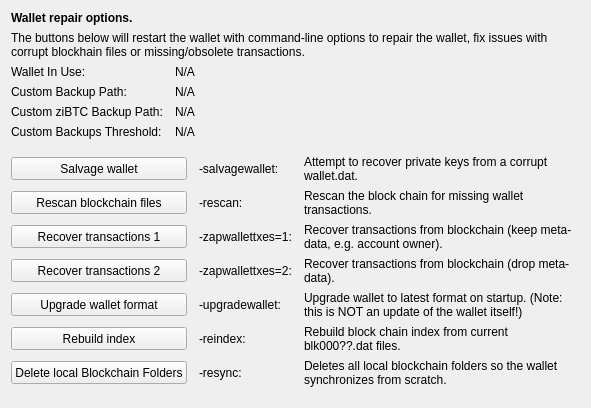
     <widget class="QWidget" name="tab_repair">
      <attribute name="title">
       <string>&amp;Wallet Repair</string>
      </attribute>
      <layout class="QGridLayout" name="gridLayout_4" columnstretch="0,0,0,0">
       <property name="horizontalSpacing">
        <number>12</number>
       </property>
       <item row="0" column="0" colspan="4">
        <widget class="QLabel" name="label_repair_header">
         <property name="font">
          <font>
           <weight>75</weight>
           <bold>true</bold>
          </font>
         </property>
         <property name="text">
          <string>Wallet repair options.</string>
         </property>
        </widget>
       </item>
       <item row="1" column="0" colspan="4">
        <widget class="QLabel" name="label_repair_helptext">
         <property name="font">
          <font>
           <weight>50</weight>
           <bold>false</bold>
          </font>
         </property>
         <property name="text">
          <string>The buttons below will restart the wallet with command-line options to repair the wallet, fix issues with corrupt blockhain files or missing/obsolete transactions.</string>
         </property>
         <property name="wordWrap">
          <bool>true</bool>
         </property>
        </widget>
       </item>
       <item row="2" column="0">
        <widget class="QLabel" name="wallet_path_label">
         <property name="text">
          <string>Wallet In Use:</string>
         </property>
        </widget>
       </item>
       <item row="2" column="1" colspan="3">
        <widget class="QLabel" name="wallet_path">
         <property name="cursor">
          <cursorShape>IBeamCursor</cursorShape>
         </property>
         <property name="text">
          <string>N/A</string>
         </property>
         <property name="textFormat">
          <enum>Qt::PlainText</enum>
         </property>
         <property name="textInteractionFlags">
          <set>Qt::LinksAccessibleByMouse|Qt::TextSelectableByKeyboard|Qt::TextSelectableByMouse</set>
         </property>
        </widget>
       </item>
       <item row="3" column="0">
        <widget class="QLabel" name="wallet_custombackuppath_label">
         <property name="text">
          <string>Custom Backup Path:</string>
         </property>
         <property name="visible">
          <bool>false</bool>
         </property>
        </widget>
       </item>
       <item row="3" column="1" colspan="3">
        <widget class="QLabel" name="wallet_custombackuppath">
         <property name="cursor">
          <cursorShape>IBeamCursor</cursorShape>
         </property>
         <property name="text">
          <string>N/A</string>
         </property>
         <property name="textFormat">
          <enum>Qt::PlainText</enum>
         </property>
         <property name="textInteractionFlags">
          <set>Qt::LinksAccessibleByMouse|Qt::TextSelectableByKeyboard|Qt::TextSelectableByMouse</set>
         </property>
         <property name="visible">
          <bool>false</bool>
         </property>
        </widget>
       </item>
       <item row="4" column="0">
        <widget class="QLabel" name="wallet_customzibtcbackuppath_label">
         <property name="text">
          <string>Custom ziBTC Backup Path:</string>
         </property>
         <property name="visible">
          <bool>false</bool>
         </property>
        </widget>
       </item>
       <item row="4" column="1" colspan="3">
        <widget class="QLabel" name="wallet_customzibtcbackuppath">
         <property name="cursor">
          <cursorShape>IBeamCursor</cursorShape>
         </property>
         <property name="text">
          <string>N/A</string>
         </property>
         <property name="textFormat">
          <enum>Qt::PlainText</enum>
         </property>
         <property name="textInteractionFlags">
          <set>Qt::LinksAccessibleByMouse|Qt::TextSelectableByKeyboard|Qt::TextSelectableByMouse</set>
         </property>
         <property name="visible">
          <bool>false</bool>
         </property>
        </widget>
       </item>
       <item row="5" column="0">
        <widget class="QLabel" name="wallet_custombackupthreshold_label">
         <property name="text">
          <string>Custom Backups Threshold:</string>
         </property>
         <property name="visible">
          <bool>false</bool>
         </property>
        </widget>
       </item>
       <item row="5" column="1" colspan="3">
        <widget class="QLabel" name="wallet_custombackupthreshold">
         <property name="cursor">
          <cursorShape>IBeamCursor</cursorShape>
         </property>
         <property name="text">
          <string>N/A</string>
         </property>
         <property name="textFormat">
          <enum>Qt::PlainText</enum>
         </property>
         <property name="textInteractionFlags">
          <set>Qt::LinksAccessibleByMouse|Qt::TextSelectableByKeyboard|Qt::TextSelectableByMouse</set>
         </property>
         <property name="visible">
          <bool>false</bool>
         </property>
        </widget>
       </item>
       <item row="6" column="0">
        <spacer name="verticalSpacer_repair1">
         <property name="orientation">
          <enum>Qt::Vertical</enum>
         </property>
         <property name="sizeHint" stdset="0">
          <size>
           <width>10</width>
           <height>10</height>
          </size>
         </property>
        </spacer>
       </item>
       <item row="7" column="0" colspan="2">
        <widget class="QPushButton" name="btn_salvagewallet">
         <property name="minimumSize">
          <size>
           <width>100</width>
           <height>23</height>
          </size>
         </property>
         <property name="text">
          <string>Salvage wallet</string>
         </property>
        </widget>
       </item>
       <item row="7" column="2">
        <widget class="QLabel" name="label_repair_salvage_command">
         <property name="text">
          <string notr="true">-salvagewallet:</string>
         </property>
        </widget>
       </item>
       <item row="7" column="3">
        <widget class="QLabel" name="label_repair_salvage">
         <property name="text">
          <string>Attempt to recover private keys from a corrupt wallet.dat.</string>
         </property>
         <property name="wordWrap">
          <bool>true</bool>
         </property>
        </widget>
       </item>
       <item row="8" column="0" colspan="2">
        <widget class="QPushButton" name="btn_rescan">
         <property name="minimumSize">
          <size>
           <width>100</width>
           <height>23</height>
          </size>
         </property>
         <property name="text">
          <string>Rescan blockchain files</string>
         </property>
        </widget>
       </item>
       <item row="8" column="2">
        <widget class="QLabel" name="label_repair_rescan_command">
         <property name="text">
          <string notr="true">-rescan:</string>
         </property>
        </widget>
       </item>
       <item row="8" column="3">
        <widget class="QLabel" name="label_repair_rescan">
         <property name="text">
          <string>Rescan the block chain for missing wallet transactions.</string>
         </property>
         <property name="wordWrap">
          <bool>true</bool>
         </property>
        </widget>
       </item>
       <item row="9" column="0" colspan="2">
        <widget class="QPushButton" name="btn_zapwallettxes1">
         <property name="minimumSize">
          <size>
           <width>100</width>
           <height>23</height>
          </size>
         </property>
         <property name="text">
          <string>Recover transactions 1</string>
         </property>
        </widget>
       </item>
       <item row="9" column="2">
        <widget class="QLabel" name="label_repair_zap1_command">
         <property name="text">
          <string notr="true">-zapwallettxes=1:</string>
         </property>
        </widget>
       </item>
       <item row="9" column="3">
        <widget class="QLabel" name="label_repair_zap1">
         <property name="text">
          <string>Recover transactions from blockchain (keep meta-data, e.g. account owner).</string>
         </property>
         <property name="wordWrap">
          <bool>true</bool>
         </property>
        </widget>
       </item>
       <item row="10" column="0" colspan="2">
        <widget class="QPushButton" name="btn_zapwallettxes2">
         <property name="minimumSize">
          <size>
           <width>100</width>
           <height>23</height>
          </size>
         </property>
         <property name="text">
          <string>Recover transactions 2</string>
         </property>
        </widget>
       </item>
       <item row="10" column="2">
        <widget class="QLabel" name="label_repair_zap2_command">
         <property name="text">
          <string notr="true">-zapwallettxes=2:</string>
         </property>
        </widget>
       </item>
       <item row="10" column="3">
        <widget class="QLabel" name="label_repair_zap2">
         <property name="text">
          <string>Recover transactions from blockchain (drop meta-data).</string>
         </property>
         <property name="wordWrap">
          <bool>true</bool>
         </property>
        </widget>
       </item>
       <item row="11" column="0" colspan="2">
        <widget class="QPushButton" name="btn_upgradewallet">
         <property name="minimumSize">
          <size>
           <width>100</width>
           <height>23</height>
          </size>
         </property>
         <property name="text">
          <string>Upgrade wallet format</string>
         </property>
        </widget>
       </item>
       <item row="11" column="2">
        <widget class="QLabel" name="label_repair_upgrade_command">
         <property name="text">
          <string notr="true">-upgradewallet:</string>
         </property>
        </widget>
       </item>
       <item row="11" column="3">
        <widget class="QLabel" name="label_repair_upgrade">
         <property name="text">
          <string>Upgrade wallet to latest format on startup. (Note: this is NOT an update of the wallet itself!)</string>
         </property>
         <property name="wordWrap">
          <bool>true</bool>
         </property>
        </widget>
       </item>
       <item row="12" column="0" colspan="2">
        <widget class="QPushButton" name="btn_reindex">
         <property name="minimumSize">
          <size>
           <width>100</width>
           <height>23</height>
          </size>
         </property>
         <property name="text">
          <string>Rebuild index</string>
         </property>
        </widget>
       </item>
       <item row="12" column="2">
        <widget class="QLabel" name="label_repair_reindex_command">
         <property name="text">
          <string notr="true">-reindex:</string>
         </property>
        </widget>
       </item>
       <item row="12" column="3">
        <widget class="QLabel" name="label_repair_reindex">
         <property name="text">
          <string>Rebuild block chain index from current blk000??.dat files.</string>
         </property>
         <property name="wordWrap">
          <bool>true</bool>
         </property>
        </widget>
       </item>
       <item row="13" column="0" colspan="2">
        <widget class="QPushButton" name="btn_resync">
         <property name="minimumSize">
          <size>
           <width>100</width>
           <height>23</height>
          </size>
         </property>
         <property name="text">
          <string>Delete local Blockchain Folders</string>
         </property>
        </widget>
       </item>
       <item row="13" column="2">
        <widget class="QLabel" name="label_repair_resync_command">
         <property name="text">
          <string>-resync:</string>
         </property>
        </widget>
       </item>
       <item row="13" column="3">
        <widget class="QLabel" name="label_repair_resync">
         <property name="text">
          <string>Deletes all local blockchain folders so the wallet synchronizes from scratch.</string>
         </property>
         <property name="wordWrap">
          <bool>true</bool>
         </property>
        </widget>
       </item>
       <item row="14" column="0">
        <spacer name="verticalSpacer_repair2">
         <property name="orientation">
          <enum>Qt::Vertical</enum>
         </property>
         <property name="sizeHint" stdset="0">
          <size>
           <width>20</width>
           <height>10</height>
          </size>
         </property>
        </spacer>
       </item>
      </layout>
     </widget>
